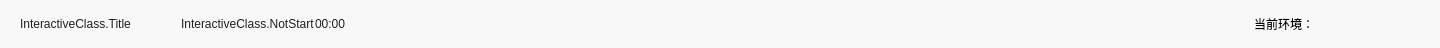
<?xml version="1.0" encoding="UTF-8"?>
<ui version="4.0">
 <class>TitleWidget</class>
 <widget class="QWidget" name="TitleWidget">
  <property name="geometry">
   <rect>
    <x>0</x>
    <y>0</y>
    <width>1440</width>
    <height>48</height>
   </rect>
  </property>
  <property name="minimumSize">
   <size>
    <width>0</width>
    <height>48</height>
   </size>
  </property>
  <property name="maximumSize">
   <size>
    <width>16777215</width>
    <height>48</height>
   </size>
  </property>
  <property name="windowTitle">
   <string>Form</string>
  </property>
  <property name="styleSheet">
   <string notr="true">QWidget#TitleWidget {
background: #F8F8F8;
}

QWidget#layoutWidget:hover,QWidget#performanceWidget:hover,QWidget#settingWidget:hover  {
background: #EDEDED;
}
QLabel#statusLabel{
font-family:&quot;lviconfont&quot;;
font-size:12px;
color:#4FACFF;
}

QLabel#layoutBtn{
font-family:&quot;lviconfont&quot;;
font-size:18px;
color:#666666;
}

QPushButton#closeBtn{
font-family:&quot;lviconfont&quot;;
font-size:18px;
color:#666666;
border:none;
}


QLabel#layoutMore{
font-family:&quot;lviconfont&quot;;
font-size:12px;
color:#666666;
}

QLabel#logo{
border-image: url(:/res/images/icon_logo.png);
}

QLabel#networkLabel,QLabel#settingLabel{
font-family:&quot;lviconfont&quot;;
font-size:20px;
color:#666666;
}

QPushButton#shareInfoBtn{
background-color: transparent;
color:#737A8A;
font-family:&quot;lviconfont&quot;;
font-size:12px;
}

QLabel#time, QLabel#title,QLabel#unStartedLabel {
font-size: 12px;
color: #202020;
font-family:&quot;微软雅黑&quot;;
}
</string>
  </property>
  <layout class="QHBoxLayout" name="horizontalLayout">
   <property name="spacing">
    <number>0</number>
   </property>
   <property name="leftMargin">
    <number>12</number>
   </property>
   <property name="topMargin">
    <number>0</number>
   </property>
   <property name="rightMargin">
    <number>12</number>
   </property>
   <property name="bottomMargin">
    <number>0</number>
   </property>
   <item>
    <widget class="QLabel" name="title">
     <property name="styleSheet">
      <string notr="true"/>
     </property>
     <property name="text">
      <string>InteractiveClass.Title</string>
     </property>
     <property name="indent">
      <number>8</number>
     </property>
    </widget>
   </item>
   <item>
    <widget class="QPushButton" name="shareInfoBtn">
     <property name="minimumSize">
      <size>
       <width>20</width>
       <height>20</height>
      </size>
     </property>
     <property name="maximumSize">
      <size>
       <width>20</width>
       <height>20</height>
      </size>
     </property>
     <property name="styleSheet">
      <string notr="true"/>
     </property>
     <property name="text">
      <string/>
     </property>
     <property name="flat">
      <bool>true</bool>
     </property>
    </widget>
   </item>
   <item>
    <spacer name="horizontalSpacer_2">
     <property name="orientation">
      <enum>Qt::Horizontal</enum>
     </property>
     <property name="sizeType">
      <enum>QSizePolicy::Fixed</enum>
     </property>
     <property name="sizeHint" stdset="0">
      <size>
       <width>10</width>
       <height>20</height>
      </size>
     </property>
    </spacer>
   </item>
   <item>
    <widget class="QLabel" name="statusLabel">
     <property name="minimumSize">
      <size>
       <width>20</width>
       <height>20</height>
      </size>
     </property>
     <property name="maximumSize">
      <size>
       <width>20</width>
       <height>20</height>
      </size>
     </property>
     <property name="styleSheet">
      <string notr="true"/>
     </property>
     <property name="text">
      <string/>
     </property>
    </widget>
   </item>
   <item>
    <widget class="QLabel" name="unStartedLabel">
     <property name="styleSheet">
      <string notr="true"/>
     </property>
     <property name="text">
      <string>InteractiveClass.NotStart</string>
     </property>
    </widget>
   </item>
   <item>
    <widget class="QLabel" name="time">
     <property name="styleSheet">
      <string notr="true"/>
     </property>
     <property name="text">
      <string>00:00</string>
     </property>
    </widget>
   </item>
   <item>
    <spacer name="horizontalSpacer">
     <property name="orientation">
      <enum>Qt::Horizontal</enum>
     </property>
     <property name="sizeHint" stdset="0">
      <size>
       <width>40</width>
       <height>20</height>
      </size>
     </property>
    </spacer>
   </item>
   <item>
    <widget class="QLabel" name="env_label">
     <property name="text">
      <string>当前环境：</string>
     </property>
    </widget>
   </item>
   <item>
    <widget class="QLabel" name="env">
     <property name="minimumSize">
      <size>
       <width>20</width>
       <height>0</height>
      </size>
     </property>
     <property name="text">
      <string/>
     </property>
    </widget>
   </item>
   <item>
    <spacer name="horizontalSpacer_6">
     <property name="orientation">
      <enum>Qt::Horizontal</enum>
     </property>
     <property name="sizeType">
      <enum>QSizePolicy::Fixed</enum>
     </property>
     <property name="sizeHint" stdset="0">
      <size>
       <width>10</width>
       <height>20</height>
      </size>
     </property>
    </spacer>
   </item>
   <item>
    <widget class="QWidget" name="performanceWidget" native="true">
     <property name="minimumSize">
      <size>
       <width>48</width>
       <height>48</height>
      </size>
     </property>
     <property name="maximumSize">
      <size>
       <width>48</width>
       <height>48</height>
      </size>
     </property>
     <layout class="QHBoxLayout" name="horizontalLayout_3">
      <property name="spacing">
       <number>0</number>
      </property>
      <property name="leftMargin">
       <number>0</number>
      </property>
      <property name="topMargin">
       <number>0</number>
      </property>
      <property name="rightMargin">
       <number>0</number>
      </property>
      <property name="bottomMargin">
       <number>0</number>
      </property>
      <item>
       <widget class="QLabel" name="networkLabel">
        <property name="minimumSize">
         <size>
          <width>24</width>
          <height>24</height>
         </size>
        </property>
        <property name="maximumSize">
         <size>
          <width>24</width>
          <height>24</height>
         </size>
        </property>
        <property name="styleSheet">
         <string notr="true"/>
        </property>
        <property name="text">
         <string/>
        </property>
       </widget>
      </item>
     </layout>
    </widget>
   </item>
   <item>
    <spacer name="horizontalSpacer_5">
     <property name="orientation">
      <enum>Qt::Horizontal</enum>
     </property>
     <property name="sizeType">
      <enum>QSizePolicy::Fixed</enum>
     </property>
     <property name="sizeHint" stdset="0">
      <size>
       <width>12</width>
       <height>20</height>
      </size>
     </property>
    </spacer>
   </item>
   <item>
    <widget class="QPushButton" name="closeBtn">
     <property name="minimumSize">
      <size>
       <width>24</width>
       <height>24</height>
      </size>
     </property>
     <property name="maximumSize">
      <size>
       <width>24</width>
       <height>24</height>
      </size>
     </property>
     <property name="text">
      <string/>
     </property>
     <property name="flat">
      <bool>true</bool>
     </property>
    </widget>
   </item>
  </layout>
 </widget>
 <resources>
  <include location="demo.qrc"/>
 </resources>
 <connections/>
</ui>
